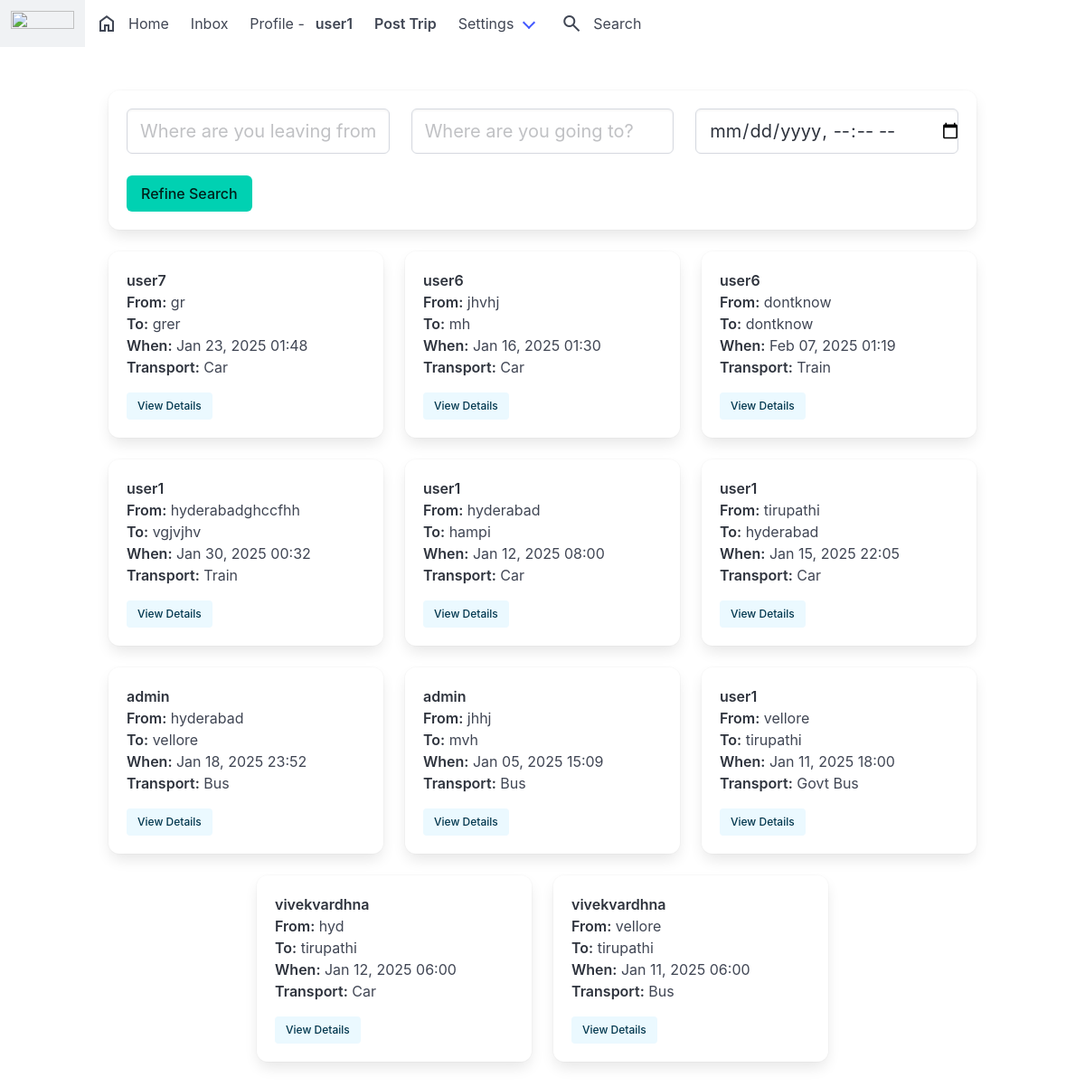
/post/search/results/ (signed in), run on the app's committed database.
### post/models.py (models this page shows, shortened)
class Post(models.Model):
    id = models.UUIDField(primary_key=True, default=uuid.uuid4, editable=False)
    leaving_from = models.TextField(max_length=100, verbose_name='Leaving_from')
    going_to = models.TextField(max_length=100, verbose_name='Going_to')
    date_time = models.DateTimeField(verbose_name='Date_Time')
    transport_mode = models.TextField(max_length=50, verbose_name='Transport_mode')
    content = models.TextField(max_length=1500, verbose_name='content')
    tags = models.ManyToManyField(Tag, related_name='tags')
    posted = models.DateTimeField(auto_now_add=True)
    user = models.ForeignKey(User, on_delete=models.CASCADE)
    def get_absolute_url(self):
        return reverse('postdetails', args=[str(self.id)])

### post/views.py (the view)
# urls.py: path('search/results/', search_results, name='search_results'),
@login_required
def search_results(request):
    if request.method == 'GET':
        form = SearchForm(request.GET)
        if form.is_valid():
            leaving_from = form.cleaned_data.get('leaving_from')
            going_to = form.cleaned_data.get('going_to')
            date_time = form.cleaned_data.get('date_time')
            query = Q()
            if leaving_from:
                query &= Q(leaving_from__icontains=leaving_from)
            if going_to:
                query &= Q(going_to__icontains=going_to)
            if date_time:
                query &= Q(date_time__date=date_time.date())
            posts = Post.objects.filter(query).order_by('-posted')
            return render(request, 'search_results.html', {
                'posts': posts,
                'form': form
            })
    return redirect('search')

### post/forms.py
class SearchForm(forms.Form):
    leaving_from = forms.CharField(
        widget=forms.TextInput(attrs={'class': 'input is-medium', 'placeholder': 'Where are you leaving from?'}),
        required=False
    )
    going_to = forms.CharField(
        widget=forms.TextInput(attrs={'class': 'input is-medium', 'placeholder': 'Where are you going to?'}),
        required=False
    )
    date_time = forms.DateTimeField(
        widget=forms.DateTimeInput(
            attrs={
                'class': 'input is-medium',
                'type': 'datetime-local',
                'placeholder': 'Pick a date and time'
            }
        ),
        required=False
    )

### direct/views.py (called while the page is built)
def checkDirects(request):
    if request.user.is_authenticated:
        directs_count = Message.objects.filter(user=request.user, is_read=False).count()
        return {'directs_count': directs_count}
    return {'directs_count': 0}

### everythingvit/templates/search_results.html
{% extends 'base.html' %}
{% load static %}
{% block content %}
<div class="container">
    <div class="box mb-5">
        <form method="GET" action="{% url 'search_results' %}" class="columns is-multiline">
            {% for field in form %}
            <div class="column is-one-third">
                <div class="field">
                    <div class="control">
                        {{ field }}
                    </div>
                </div>
            </div>
            {% endfor %}
            <div class="column is-full">
                <button type="submit" class="button is-primary">Refine Search</button>
            </div>
        </form>
    </div>
    <div class="columns is-mobile is-multiline is-centered">
        {% if posts %}
            {% for post in posts %}
                <div class="column is-one-third">
                    <div class="box">
                        <article class="media">
                            <div class="media-content">
                                <div class="content">
                                    <p>
                                        <strong>{{ post.user.username }}</strong>
                                        <br>
                                        <strong>From:</strong> {{ post.leaving_from }}
                                        <br>
                                        <strong>To:</strong> {{ post.going_to }}
                                        <br>
                                        <strong>When:</strong> {{ post.date_time|date:"M d, Y H:i" }}
                                        <br>
                                        <strong>Transport:</strong> {{ post.transport_mode|title }}
                                    </p>
                                    <a href="{{ post.get_absolute_url }}" class="button is-info is-light is-small">View Details</a>
                                </div>
                            </div>
                        </article>
                    </div>
                </div>
            {% endfor %}
        {% else %}
            <div class="column is-full">
                <div class="notification is-info">
                    No trips found matching your search criteria.
                </div>
            </div>
        {% endif %}
    </div>
</div>
{% endblock %}

### everythingvit/templates/base.html (shortened to what this page needs)
{% load static %}
<!DOCTYPE html>
<html>
  <head>
    <link rel="stylesheet" type="text/css" href="{% static 'css/bulma.min.css' %}">
  </head>
  <body>
    <nav class="navbar" role="navigation" aria-label="main navigation">
  <div class="navbar-brand">
    <a class="navbar-item" type="text/css" href="{% static 'https://bulma.io' %}">
      <img src="../static/img/logo.jpg" width="70" height="70" >
    </a>
  </div>
  <div id="navbarBasicExample" class="navbar-menu">
    <div class="navbar-start">
      <a href="{% url 'index' %}" class="navbar-item">
        <span class="material-symbols-outlined">home</span>
        Home
      </a>
      <a href="{% url 'inbox' %}" class="navbar-item">
        Inbox
      </a>
      <a href="{% url 'profile' request.user %}" class="navbar-item">
        Profile - <strong>{{ request.user }}</strong>
      </a>
      <a  href="{% url 'newpost' %}" class="navbar-item">
        <strong>Post Trip</strong>
      </a>
      <div class="navbar-item has-dropdown is-hoverable">
        <a class="navbar-link">
          Settings
        </a>
      </div>
      <a href="{% url 'search' %}" class="navbar-item">
        <span class="material-symbols-outlined">search</span>
        Search
    </a>
    </div>
  </div>
</nav>
  <section class="section">
    <div class="container">
      {% block content %}
      {% endblock %}
    </div>
  </section>
  </body>
</html>

### data on the page
Post: user.username "user7", leaving_from "gr", going_to "grer", date_time "Jan 23, 2025 01:48", transport_mode "Car"
Post: user.username "user6", leaving_from "jhvhj", going_to "mh", date_time "Jan 16, 2025 01:30", transport_mode "Car"
Post: user.username "user6", leaving_from "dontknow", going_to "dontknow", date_time "Feb 07, 2025 01:19", transport_mode "Train"
Post: user.username "user1", leaving_from "hyderabadghccfhh", going_to "vgjvjhv", date_time "Jan 30, 2025 00:32", transport_mode "Train"
Post: user.username "user1", leaving_from "hyderabad", going_to "hampi", date_time "Jan 12, 2025 08:00", transport_mode "Car"
Post: user.username "user1", leaving_from "tirupathi", going_to "hyderabad", date_time "Jan 15, 2025 22:05", transport_mode "Car"
Post: user.username "admin", leaving_from "hyderabad", going_to "vellore", date_time "Jan 18, 2025 23:52", transport_mode "Bus"
Post: user.username "admin", leaving_from "jhhj", going_to "mvh", date_time "Jan 05, 2025 15:09", transport_mode "Bus"
Post: user.username "user1", leaving_from "vellore", going_to "tirupathi", date_time "Jan 11, 2025 18:00", transport_mode "Govt Bus"
Post: user.username "vivekvardhna", leaving_from "hyd", going_to "tirupathi", date_time "Jan 12, 2025 06:00", transport_mode "Car"
Post: user.username "vivekvardhna", leaving_from "vellore", going_to "tirupathi", date_time "Jan 11, 2025 06:00", transport_mode "Bus"

### other printed values
{{ request.user }} "user1"
